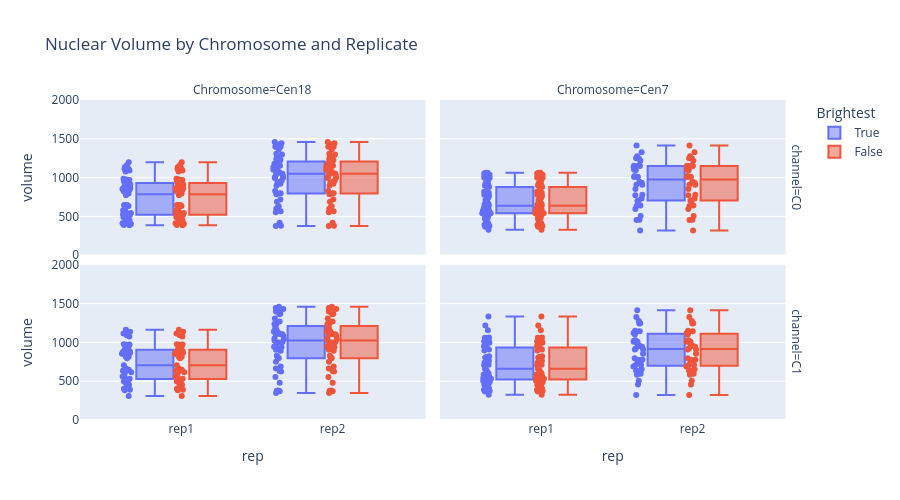

Notebook code cell kept with this figure:
### Code cell
f = px.box(df, color='Brightest', facet_col='Chromosome', x='rep', y='volume', points='all', width=900, range_y=[0,2000], height=500, facet_row='channel', title='Nuclear Volume by Chromosome and Replicate', hover_data=['fname', 'nucleus_label'])
f.write_html('Nuclear_Volume.html')
f

### Figure 1 — Plotly figure (JSON) as saved in the notebook; plotly's stock layout.template omitted (floating-point values rounded to 4 significant figures; data arrays with more than 128 entries replaced by an {"elided": "..."} marker saying what was removed)
{"data": [{"alignmentgroup": "True", "boxpoints": "all", "customdata": {"elided": "101x2 mixed values"}, "hovertemplate": "Brightest=True<br>channel=C0<br>Chromosome=Cen18<br>rep=%{x}<br>volume=%{y}<br>fname=%{customdata[0]}<br>nucleus_label=%{customdata[1]}<extra></extra>", "legendgroup": "True", "marker": {"color": "#636efa"}, "name": "True", "notched": false, "offsetgroup": "True", "orientation": "v", "showlegend": true, "type": "box", "x": ["rep1", "rep1", "rep1", "rep1", "rep1", "rep1", "rep1", "rep1", "rep1", "rep1", "rep1", "rep1", "rep1", "rep1", "rep1", "rep1", "rep1", "rep1", "rep1", "rep1", "rep1", "rep1", "rep1", "rep1", "rep1", "rep1", "rep1", "rep1", "rep1", "rep1", "rep1", "rep1", "rep1", "rep1", "rep1", "rep1", "rep1", "rep1", "rep1", "rep1", "rep1", "rep1", "rep1", "rep1", "rep1", "rep1", "rep1", "rep1", "rep1", "rep1", "rep1", "rep1", "rep2", "rep2", "rep2", "rep2", "rep2", "rep2", "rep2", "rep2", "rep2", "rep2", "rep2", "rep2", "rep2", "rep2", "rep2", "rep2", "rep2", "rep2", "rep2", "rep2", "rep2", "rep2", "rep2", "rep2", "rep2", "rep2", "rep2", "rep2", "rep2", "rep2", "rep2", "rep2", "rep2", "rep2", "rep2", "rep2", "rep2", "rep2", "rep2", "rep2", "rep2", "rep2", "rep2", "rep2", "rep2", "rep2", "rep2", "rep2", "rep2"], "x0": " ", "xaxis": "x3", "y": [417.9, 885.9, 974.9, 845.1, 950.6, 853.1, 410.9, 1198.0, 773.6, 648.4, 512.2, 634.1, 1115.0, 530.1, 972.9, 628.1, 985.7, 559.6, 387.5, 816.4, 821.9, 646.1, 462.0, 897.5, 796.0, 636.0, 909.7, 812.7, 388.3, 869.9, 866.3, 460.0, 450.3, 968.6, 1138.0, 579.1, 878.7, 496.3, 1091.0, 1115.0, 887.2, 614.6, 1115.0, 647.9, 544.3, 1163.0, 1077.0, 488.9, 517.7, 447.0, 401.4, 526.2, 1363.0, 1459.0, 1154.0, 786.3, 893.5, 1049.0, 1271.0, 794.0, 958.2, 1238.0, 1241.0, 1202.0, 995.7, 688.7, 1040.0, 1081.0, 1431.0, 797.5, 567.9, 1180.0, 1398.0, 1229.0, 921.0, 936.0, 1398.0, 417.2, 997.6, 1006.0, 1296.0, 827.7, 1131.0, 625.3, 1443.0, 1063.0, 1143.0, 719.3, 1101.0, 1116.0, 942.7, 1308.0, 1108.0, 632.3, 1105.0, 1138.0, 554.6, 376.0, 379.1, 1024.0, 598.0], "y0": " ", "yaxis": "y3"}, {"alignmentgroup": "True", "boxpoints": "all", "customdata": {"elided": "95x2 mixed values"}, "hovertemplate": "Brightest=True<br>channel=C0<br>Chromosome=Cen7<br>rep=%{x}<br>volume=%{y}<br>fname=%{customdata[0]}<br>nucleus_label=%{customdata[1]}<extra></extra>", "legendgroup": "True", "marker": {"color": "#636efa"}, "name": "True", "notched": false, "offsetgroup": "True", "orientation": "v", "showlegend": false, "type": "box", "x": ["rep1", "rep1", "rep1", "rep1", "rep1", "rep1", "rep1", "rep1", "rep1", "rep1", "rep1", "rep1", "rep1", "rep1", "rep1", "rep1", "rep1", "rep1", "rep1", "rep1", "rep1", "rep1", "rep1", "rep1", "rep1", "rep1", "rep1", "rep1", "rep1", "rep1", "rep1", "rep1", "rep1", "rep1", "rep1", "rep1", "rep1", "rep1", "rep1", "rep1", "rep1", "rep1", "rep1", "rep1", "rep1", "rep1", "rep1", "rep1", "rep1", "rep1", "rep1", "rep1", "rep1", "rep1", "rep1", "rep1", "rep1", "rep1", "rep1", "rep1", "rep1", "rep2", "rep2", "rep2", "rep2", "rep2", "rep2", "rep2", "rep2", "rep2", "rep2", "rep2", "rep2", "rep2", "rep2", "rep2", "rep2", "rep2", "rep2", "rep2", "rep2", "rep2", "rep2", "rep2", "rep2", "rep2", "rep2", "rep2", "rep2", "rep2", "rep2", "rep2", "rep2", "rep2", "rep2"], "x0": " ", "xaxis": "x4", "y": [399.9, 996.6, 926.1, 601.0, 656.5, 929.5, 377.3, 470.4, 390.9, 764.4, 540.4, 1063.0, 1063.0, 539.9, 558.9, 1037.0, 765.2, 896.6, 504.4, 400.1, 530.9, 1060.0, 568.0, 485.9, 705.2, 885.4, 909.1, 1014.0, 822.7, 997.4, 1053.0, 581.8, 366.7, 817.2, 585.3, 555.8, 877.5, 811.5, 417.8, 961.8, 536.9, 739.3, 1012.0, 548.3, 542.2, 554.7, 410.7, 436.3, 679.8, 659.4, 586.5, 710.6, 529.2, 326.8, 596.5, 637.2, 577.0, 778.3, 617.1, 806.1, 807.8, 1248.0, 1145.0, 504.6, 456.4, 1216.0, 1276.0, 907.9, 1413.0, 732.2, 1151.0, 772.9, 854.5, 1096.0, 594.9, 701.4, 1154.0, 1007.0, 932.2, 945.0, 453.5, 1009.0, 1245.0, 641.0, 1103.0, 1137.0, 1008.0, 633.3, 706.3, 1020.0, 908.1, 1327.0, 777.4, 1161.0, 318.5], "y0": " ", "yaxis": "y4"}, {"alignmentgroup": "True", "boxpoints": "all", "customdata": {"elided": "96x2 mixed values"}, "hovertemplate": "Brightest=True<br>channel=C1<br>Chromosome=Cen18<br>rep=%{x}<br>volume=%{y}<br>fname=%{customdata[0]}<br>nucleus_label=%{customdata[1]}<extra></extra>", "legendgroup": "True", "marker": {"color": "#636efa"}, "name": "True", "notched": false, "offsetgroup": "True", "orientation": "v", "showlegend": false, "type": "box", "x": ["rep1", "rep1", "rep1", "rep1", "rep1", "rep1", "rep1", "rep1", "rep1", "rep1", "rep1", "rep1", "rep1", "rep1", "rep1", "rep1", "rep1", "rep1", "rep1", "rep1", "rep1", "rep1", "rep1", "rep1", "rep1", "rep1", "rep1", "rep1", "rep1", "rep1", "rep1", "rep1", "rep1", "rep1", "rep1", "rep1", "rep1", "rep1", "rep1", "rep1", "rep1", "rep1", "rep1", "rep1", "rep1", "rep1", "rep1", "rep2", "rep2", "rep2", "rep2", "rep2", "rep2", "rep2", "rep2", "rep2", "rep2", "rep2", "rep2", "rep2", "rep2", "rep2", "rep2", "rep2", "rep2", "rep2", "rep2", "rep2", "rep2", "rep2", "rep2", "rep2", "rep2", "rep2", "rep2", "rep2", "rep2", "rep2", "rep2", "rep2", "rep2", "rep2", "rep2", "rep2", "rep2", "rep2", "rep2", "rep2", "rep2", "rep2", "rep2", "rep2", "rep2", "rep2", "rep2", "rep2"], "x0": " ", "xaxis": "x", "y": [417.9, 885.9, 974.9, 845.1, 950.6, 853.1, 648.4, 634.1, 1115.0, 530.1, 972.9, 628.1, 559.6, 383.7, 816.4, 821.9, 646.1, 462.0, 897.5, 662.4, 796.0, 636.0, 909.7, 812.7, 388.3, 866.3, 460.0, 450.3, 968.6, 1138.0, 579.1, 878.7, 496.3, 309.4, 1091.0, 1115.0, 887.2, 614.6, 1115.0, 647.9, 1163.0, 1077.0, 488.9, 704.0, 517.7, 401.4, 526.2, 1363.0, 481.0, 1459.0, 1154.0, 1393.0, 893.5, 371.7, 1049.0, 1271.0, 794.0, 958.2, 1238.0, 1241.0, 1202.0, 346.6, 995.7, 688.7, 1040.0, 1081.0, 1431.0, 797.5, 1180.0, 1398.0, 921.0, 936.0, 1398.0, 991.3, 905.8, 997.6, 1006.0, 827.7, 1131.0, 625.3, 1443.0, 751.8, 1101.0, 942.7, 1308.0, 1108.0, 632.3, 1105.0, 662.2, 1138.0, 554.6, 376.0, 379.1, 1136.0, 1024.0, 1370.0], "y0": " ", "yaxis": "y"}, {"alignmentgroup": "True", "boxpoints": "all", "customdata": {"elided": "93x2 mixed values"}, "hovertemplate": "Brightest=True<br>channel=C1<br>Chromosome=Cen7<br>rep=%{x}<br>volume=%{y}<br>fname=%{customdata[0]}<br>nucleus_label=%{customdata[1]}<extra></extra>", "legendgroup": "True", "marker": {"color": "#636efa"}, "name": "True", "notched": false, "offsetgroup": "True", "orientation": "v", "showlegend": false, "type": "box", "x": ["rep1", "rep1", "rep1", "rep1", "rep1", "rep1", "rep1", "rep1", "rep1", "rep1", "rep1", "rep1", "rep1", "rep1", "rep1", "rep1", "rep1", "rep1", "rep1", "rep1", "rep1", "rep1", "rep1", "rep1", "rep1", "rep1", "rep1", "rep1", "rep1", "rep1", "rep1", "rep1", "rep1", "rep1", "rep1", "rep1", "rep1", "rep1", "rep1", "rep1", "rep1", "rep1", "rep1", "rep1", "rep1", "rep1", "rep1", "rep1", "rep1", "rep1", "rep1", "rep1", "rep1", "rep1", "rep1", "rep1", "rep1", "rep2", "rep2", "rep2", "rep2", "rep2", "rep2", "rep2", "rep2", "rep2", "rep2", "rep2", "rep2", "rep2", "rep2", "rep2", "rep2", "rep2", "rep2", "rep2", "rep2", "rep2", "rep2", "rep2", "rep2", "rep2", "rep2", "rep2", "rep2", "rep2", "rep2", "rep2", "rep2", "rep2", "rep2", "rep2", "rep2"], "x0": " ", "xaxis": "x2", "y": [1219.0, 399.9, 996.6, 601.0, 929.5, 377.3, 470.4, 390.9, 764.4, 1063.0, 482.4, 773.3, 539.9, 558.9, 1037.0, 896.6, 504.4, 530.9, 1060.0, 568.0, 485.9, 705.2, 909.1, 926.8, 1014.0, 822.7, 997.4, 434.9, 1053.0, 581.8, 366.7, 1334.0, 585.3, 811.5, 417.8, 961.8, 1050.0, 536.9, 739.3, 1012.0, 548.3, 554.7, 410.7, 436.3, 659.4, 586.5, 710.6, 529.2, 326.8, 596.5, 637.2, 455.7, 778.3, 1157.0, 806.1, 807.8, 950.7, 1248.0, 1145.0, 504.6, 456.4, 907.9, 1413.0, 732.2, 1151.0, 772.9, 854.5, 583.3, 1029.0, 594.9, 321.1, 690.8, 945.0, 1009.0, 1245.0, 797.3, 713.0, 641.0, 1103.0, 1137.0, 1008.0, 633.3, 954.9, 706.3, 1020.0, 908.1, 1277.0, 1327.0, 1122.0, 654.2, 777.4, 977.1, 923.8], "y0": " ", "yaxis": "y2"}, {"alignmentgroup": "True", "boxpoints": "all", "customdata": {"elided": "101x2 mixed values"}, "hovertemplate": "Brightest=False<br>channel=C0<br>Chromosome=Cen18<br>rep=%{x}<br>volume=%{y}<br>fname=%{customdata[0]}<br>nucleus_label=%{customdata[1]}<extra></extra>", "legendgroup": "False", "marker": {"color": "#EF553B"}, "name": "False", "notched": false, "offsetgroup": "False", "orientation": "v", "showlegend": true, "type": "box", "x": ["rep1", "rep1", "rep1", "rep1", "rep1", "rep1", "rep1", "rep1", "rep1", "rep1", "rep1", "rep1", "rep1", "rep1", "rep1", "rep1", "rep1", "rep1", "rep1", "rep1", "rep1", "rep1", "rep1", "rep1", "rep1", "rep1", "rep1", "rep1", "rep1", "rep1", "rep1", "rep1", "rep1", "rep1", "rep1", "rep1", "rep1", "rep1", "rep1", "rep1", "rep1", "rep1", "rep1", "rep1", "rep1", "rep1", "rep1", "rep1", "rep1", "rep1", "rep1", "rep1", "rep2", "rep2", "rep2", "rep2", "rep2", "rep2", "rep2", "rep2", "rep2", "rep2", "rep2", "rep2", "rep2", "rep2", "rep2", "rep2", "rep2", "rep2", "rep2", "rep2", "rep2", "rep2", "rep2", "rep2", "rep2", "rep2", "rep2", "rep2", "rep2", "rep2", "rep2", "rep2", "rep2", "rep2", "rep2", "rep2", "rep2", "rep2", "rep2", "rep2", "rep2", "rep2", "rep2", "rep2", "rep2", "rep2", "rep2", "rep2", "rep2"], "x0": " ", "xaxis": "x3", "y": [417.9, 885.9, 974.9, 845.1, 950.6, 853.1, 410.9, 1198.0, 773.6, 648.4, 512.2, 634.1, 1115.0, 530.1, 972.9, 628.1, 985.7, 559.6, 387.5, 816.4, 821.9, 646.1, 462.0, 897.5, 796.0, 636.0, 909.7, 812.7, 388.3, 869.9, 866.3, 460.0, 450.3, 968.6, 1138.0, 579.1, 878.7, 496.3, 1091.0, 1115.0, 887.2, 614.6, 1115.0, 647.9, 544.3, 1163.0, 1077.0, 488.9, 517.7, 447.0, 401.4, 526.2, 1363.0, 1459.0, 1154.0, 786.3, 893.5, 1049.0, 1271.0, 794.0, 958.2, 1238.0, 1241.0, 1202.0, 995.7, 688.7, 1040.0, 1081.0, 1431.0, 797.5, 567.9, 1180.0, 1398.0, 1229.0, 921.0, 936.0, 1398.0, 417.2, 997.6, 1006.0, 1296.0, 827.7, 1131.0, 625.3, 1443.0, 1063.0, 1143.0, 719.3, 1101.0, 1116.0, 942.7, 1308.0, 1108.0, 632.3, 1105.0, 1138.0, 554.6, 376.0, 379.1, 1024.0, 598.0], "y0": " ", "yaxis": "y3"}, {"alignmentgroup": "True", "boxpoints": "all", "customdata": {"elided": "95x2 mixed values"}, "hovertemplate": "Brightest=False<br>channel=C0<br>Chromosome=Cen7<br>rep=%{x}<br>volume=%{y}<br>fname=%{customdata[0]}<br>nucleus_label=%{customdata[1]}<extra></extra>", "legendgroup": "False", "marker": {"color": "#EF553B"}, "name": "False", "notched": false, "offsetgroup": "False", "orientation": "v", "showlegend": false, "type": "box", "x": ["rep1", "rep1", "rep1", "rep1", "rep1", "rep1", "rep1", "rep1", "rep1", "rep1", "rep1", "rep1", "rep1", "rep1", "rep1", "rep1", "rep1", "rep1", "rep1", "rep1", "rep1", "rep1", "rep1", "rep1", "rep1", "rep1", "rep1", "rep1", "rep1", "rep1", "rep1", "rep1", "rep1", "rep1", "rep1", "rep1", "rep1", "rep1", "rep1", "rep1", "rep1", "rep1", "rep1", "rep1", "rep1", "rep1", "rep1", "rep1", "rep1", "rep1", "rep1", "rep1", "rep1", "rep1", "rep1", "rep1", "rep1", "rep1", "rep1", "rep1", "rep1", "rep2", "rep2", "rep2", "rep2", "rep2", "rep2", "rep2", "rep2", "rep2", "rep2", "rep2", "rep2", "rep2", "rep2", "rep2", "rep2", "rep2", "rep2", "rep2", "rep2", "rep2", "rep2", "rep2", "rep2", "rep2", "rep2", "rep2", "rep2", "rep2", "rep2", "rep2", "rep2", "rep2", "rep2"], "x0": " ", "xaxis": "x4", "y": [399.9, 996.6, 926.1, 601.0, 656.5, 929.5, 377.3, 470.4, 390.9, 764.4, 540.4, 1063.0, 1063.0, 539.9, 558.9, 1037.0, 765.2, 896.6, 504.4, 400.1, 530.9, 1060.0, 568.0, 485.9, 705.2, 885.4, 909.1, 1014.0, 822.7, 997.4, 1053.0, 581.8, 366.7, 817.2, 585.3, 555.8, 877.5, 811.5, 417.8, 961.8, 536.9, 739.3, 1012.0, 548.3, 542.2, 554.7, 410.7, 436.3, 679.8, 659.4, 586.5, 710.6, 529.2, 326.8, 596.5, 637.2, 577.0, 778.3, 617.1, 806.1, 807.8, 1248.0, 1145.0, 504.6, 456.4, 1216.0, 1276.0, 907.9, 1413.0, 732.2, 1151.0, 772.9, 854.5, 1096.0, 594.9, 701.4, 1154.0, 1007.0, 932.2, 945.0, 453.5, 1009.0, 1245.0, 641.0, 1103.0, 1137.0, 1008.0, 633.3, 706.3, 1020.0, 908.1, 1327.0, 777.4, 1161.0, 318.5], "y0": " ", "yaxis": "y4"}, {"alignmentgroup": "True", "boxpoints": "all", "customdata": {"elided": "96x2 mixed values"}, "hovertemplate": "Brightest=False<br>channel=C1<br>Chromosome=Cen18<br>rep=%{x}<br>volume=%{y}<br>fname=%{customdata[0]}<br>nucleus_label=%{customdata[1]}<extra></extra>", "legendgroup": "False", "marker": {"color": "#EF553B"}, "name": "False", "notched": false, "offsetgroup": "False", "orientation": "v", "showlegend": false, "type": "box", "x": ["rep1", "rep1", "rep1", "rep1", "rep1", "rep1", "rep1", "rep1", "rep1", "rep1", "rep1", "rep1", "rep1", "rep1", "rep1", "rep1", "rep1", "rep1", "rep1", "rep1", "rep1", "rep1", "rep1", "rep1", "rep1", "rep1", "rep1", "rep1", "rep1", "rep1", "rep1", "rep1", "rep1", "rep1", "rep1", "rep1", "rep1", "rep1", "rep1", "rep1", "rep1", "rep1", "rep1", "rep1", "rep1", "rep1", "rep1", "rep2", "rep2", "rep2", "rep2", "rep2", "rep2", "rep2", "rep2", "rep2", "rep2", "rep2", "rep2", "rep2", "rep2", "rep2", "rep2", "rep2", "rep2", "rep2", "rep2", "rep2", "rep2", "rep2", "rep2", "rep2", "rep2", "rep2", "rep2", "rep2", "rep2", "rep2", "rep2", "rep2", "rep2", "rep2", "rep2", "rep2", "rep2", "rep2", "rep2", "rep2", "rep2", "rep2", "rep2", "rep2", "rep2", "rep2", "rep2", "rep2"], "x0": " ", "xaxis": "x", "y": [417.9, 885.9, 974.9, 845.1, 950.6, 853.1, 648.4, 634.1, 1115.0, 530.1, 972.9, 628.1, 559.6, 383.7, 816.4, 821.9, 646.1, 462.0, 897.5, 662.4, 796.0, 636.0, 909.7, 812.7, 388.3, 866.3, 460.0, 450.3, 968.6, 1138.0, 579.1, 878.7, 496.3, 309.4, 1091.0, 1115.0, 887.2, 614.6, 1115.0, 647.9, 1163.0, 1077.0, 488.9, 704.0, 517.7, 401.4, 526.2, 1363.0, 481.0, 1459.0, 1154.0, 1393.0, 893.5, 371.7, 1049.0, 1271.0, 794.0, 958.2, 1238.0, 1241.0, 1202.0, 346.6, 995.7, 688.7, 1040.0, 1081.0, 1431.0, 797.5, 1180.0, 1398.0, 921.0, 936.0, 1398.0, 991.3, 905.8, 997.6, 1006.0, 827.7, 1131.0, 625.3, 1443.0, 751.8, 1101.0, 942.7, 1308.0, 1108.0, 632.3, 1105.0, 662.2, 1138.0, 554.6, 376.0, 379.1, 1136.0, 1024.0, 1370.0], "y0": " ", "yaxis": "y"}, {"alignmentgroup": "True", "boxpoints": "all", "customdata": {"elided": "93x2 mixed values"}, "hovertemplate": "Brightest=False<br>channel=C1<br>Chromosome=Cen7<br>rep=%{x}<br>volume=%{y}<br>fname=%{customdata[0]}<br>nucleus_label=%{customdata[1]}<extra></extra>", "legendgroup": "False", "marker": {"color": "#EF553B"}, "name": "False", "notched": false, "offsetgroup": "False", "orientation": "v", "showlegend": false, "type": "box", "x": ["rep1", "rep1", "rep1", "rep1", "rep1", "rep1", "rep1", "rep1", "rep1", "rep1", "rep1", "rep1", "rep1", "rep1", "rep1", "rep1", "rep1", "rep1", "rep1", "rep1", "rep1", "rep1", "rep1", "rep1", "rep1", "rep1", "rep1", "rep1", "rep1", "rep1", "rep1", "rep1", "rep1", "rep1", "rep1", "rep1", "rep1", "rep1", "rep1", "rep1", "rep1", "rep1", "rep1", "rep1", "rep1", "rep1", "rep1", "rep1", "rep1", "rep1", "rep1", "rep1", "rep1", "rep1", "rep1", "rep1", "rep1", "rep2", "rep2", "rep2", "rep2", "rep2", "rep2", "rep2", "rep2", "rep2", "rep2", "rep2", "rep2", "rep2", "rep2", "rep2", "rep2", "rep2", "rep2", "rep2", "rep2", "rep2", "rep2", "rep2", "rep2", "rep2", "rep2", "rep2", "rep2", "rep2", "rep2", "rep2", "rep2", "rep2", "rep2", "rep2", "rep2"], "x0": " ", "xaxis": "x2", "y": [1219.0, 399.9, 996.6, 601.0, 929.5, 377.3, 470.4, 390.9, 764.4, 1063.0, 482.4, 773.3, 539.9, 558.9, 1037.0, 896.6, 504.4, 530.9, 1060.0, 568.0, 485.9, 705.2, 909.1, 926.8, 1014.0, 822.7, 997.4, 434.9, 1053.0, 581.8, 366.7, 1334.0, 585.3, 811.5, 417.8, 961.8, 1050.0, 536.9, 739.3, 1012.0, 548.3, 554.7, 410.7, 436.3, 659.4, 586.5, 710.6, 529.2, 326.8, 596.5, 637.2, 455.7, 778.3, 1157.0, 806.1, 807.8, 950.7, 1248.0, 1145.0, 504.6, 456.4, 907.9, 1413.0, 732.2, 1151.0, 772.9, 854.5, 583.3, 1029.0, 594.9, 321.1, 690.8, 945.0, 1009.0, 1245.0, 797.3, 713.0, 641.0, 1103.0, 1137.0, 1008.0, 633.3, 954.9, 706.3, 1020.0, 908.1, 1277.0, 1327.0, 1122.0, 654.2, 777.4, 977.1, 923.8], "y0": " ", "yaxis": "y2"}], "layout": {"annotations": [{"font": {}, "showarrow": false, "text": "Chromosome=Cen18", "x": 0.24, "xanchor": "center", "xref": "paper", "y": 1, "yanchor": "bottom", "yref": "paper"}, {"font": {}, "showarrow": false, "text": "Chromosome=Cen7", "x": 0.74, "xanchor": "center", "xref": "paper", "y": 1, "yanchor": "bottom", "yref": "paper"}, {"font": {}, "showarrow": false, "text": "channel=C1", "textangle": 90, "x": 0.98, "xanchor": "left", "xref": "paper", "y": 0.2425, "yanchor": "middle", "yref": "paper"}, {"font": {}, "showarrow": false, "text": "channel=C0", "textangle": 90, "x": 0.98, "xanchor": "left", "xref": "paper", "y": 0.7575, "yanchor": "middle", "yref": "paper"}], "boxmode": "group", "height": 500, "legend": {"title": {"text": "Brightest"}, "tracegroupgap": 0}, "title": {"text": "Nuclear Volume by Chromosome and Replicate"}, "width": 900, "xaxis": {"anchor": "y", "domain": [0, 0.48], "title": {"text": "rep"}}, "xaxis2": {"anchor": "y2", "domain": [0.5, 0.98], "matches": "x", "title": {"text": "rep"}}, "xaxis3": {"anchor": "y3", "domain": [0, 0.48], "matches": "x", "showticklabels": false}, "xaxis4": {"anchor": "y4", "domain": [0.5, 0.98], "matches": "x", "showticklabels": false}, "yaxis": {"anchor": "x", "domain": [0, 0.485], "range": [0, 2000], "title": {"text": "volume"}}, "yaxis2": {"anchor": "x2", "domain": [0, 0.485], "matches": "y", "showticklabels": false}, "yaxis3": {"anchor": "x3", "domain": [0.515, 1], "matches": "y", "range": [0, 2000], "title": {"text": "volume"}}, "yaxis4": {"anchor": "x4", "domain": [0.515, 1], "matches": "y", "showticklabels": false}}}
